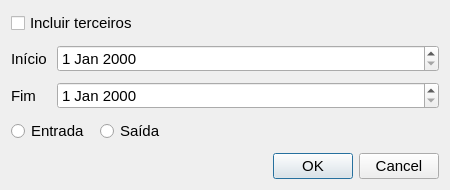
<?xml version="1.0" encoding="UTF-8"?>
<ui version="4.0">
 <class>DashParamsForm</class>
 <widget class="QDialog" name="DashParamsForm">
  <property name="geometry">
   <rect>
    <x>0</x>
    <y>0</y>
    <width>450</width>
    <height>186</height>
   </rect>
  </property>
  <property name="font">
   <font>
    <family>Segoe UI</family>
    <pointsize>11</pointsize>
   </font>
  </property>
  <property name="windowTitle">
   <string>Parâmetros do Dashboard</string>
  </property>
  <layout class="QFormLayout" name="formLayout">
   <property name="horizontalSpacing">
    <number>10</number>
   </property>
   <property name="verticalSpacing">
    <number>10</number>
   </property>
   <item row="1" column="0">
    <widget class="QLabel" name="label">
     <property name="text">
      <string>Início</string>
     </property>
    </widget>
   </item>
   <item row="1" column="1">
    <widget class="QDateEdit" name="dtStart"/>
   </item>
   <item row="2" column="0">
    <widget class="QLabel" name="label_2">
     <property name="text">
      <string>Fim</string>
     </property>
    </widget>
   </item>
   <item row="2" column="1">
    <widget class="QDateEdit" name="dtEnd"/>
   </item>
   <item row="4" column="0" colspan="2">
    <widget class="QDialogButtonBox" name="buttonBox">
     <property name="orientation">
      <enum>Qt::Horizontal</enum>
     </property>
     <property name="standardButtons">
      <set>QDialogButtonBox::Cancel|QDialogButtonBox::Ok</set>
     </property>
    </widget>
   </item>
   <item row="3" column="0" colspan="2">
    <widget class="QWidget" name="widget_3" native="true">
     <layout class="QHBoxLayout" name="horizontalLayout_2">
      <property name="spacing">
       <number>10</number>
      </property>
      <property name="leftMargin">
       <number>0</number>
      </property>
      <property name="topMargin">
       <number>0</number>
      </property>
      <property name="rightMargin">
       <number>0</number>
      </property>
      <property name="bottomMargin">
       <number>0</number>
      </property>
      <item>
       <widget class="QRadioButton" name="rbIn">
        <property name="text">
         <string>Entrada</string>
        </property>
       </widget>
      </item>
      <item>
       <widget class="QRadioButton" name="rbOut">
        <property name="text">
         <string>Saída</string>
        </property>
       </widget>
      </item>
      <item>
       <spacer name="horizontalSpacer_2">
        <property name="orientation">
         <enum>Qt::Horizontal</enum>
        </property>
        <property name="sizeHint" stdset="0">
         <size>
          <width>40</width>
          <height>20</height>
         </size>
        </property>
       </spacer>
      </item>
     </layout>
    </widget>
   </item>
   <item row="0" column="0" colspan="2">
    <widget class="QCheckBox" name="cbThird">
     <property name="text">
      <string>Incluir terceiros</string>
     </property>
    </widget>
   </item>
  </layout>
 </widget>
 <resources/>
 <connections>
  <connection>
   <sender>buttonBox</sender>
   <signal>accepted()</signal>
   <receiver>DashParamsForm</receiver>
   <slot>accept()</slot>
   <hints>
    <hint type="sourcelabel">
     <x>248</x>
     <y>254</y>
    </hint>
    <hint type="destinationlabel">
     <x>157</x>
     <y>274</y>
    </hint>
   </hints>
  </connection>
  <connection>
   <sender>buttonBox</sender>
   <signal>rejected()</signal>
   <receiver>DashParamsForm</receiver>
   <slot>reject()</slot>
   <hints>
    <hint type="sourcelabel">
     <x>316</x>
     <y>260</y>
    </hint>
    <hint type="destinationlabel">
     <x>286</x>
     <y>274</y>
    </hint>
   </hints>
  </connection>
 </connections>
</ui>
